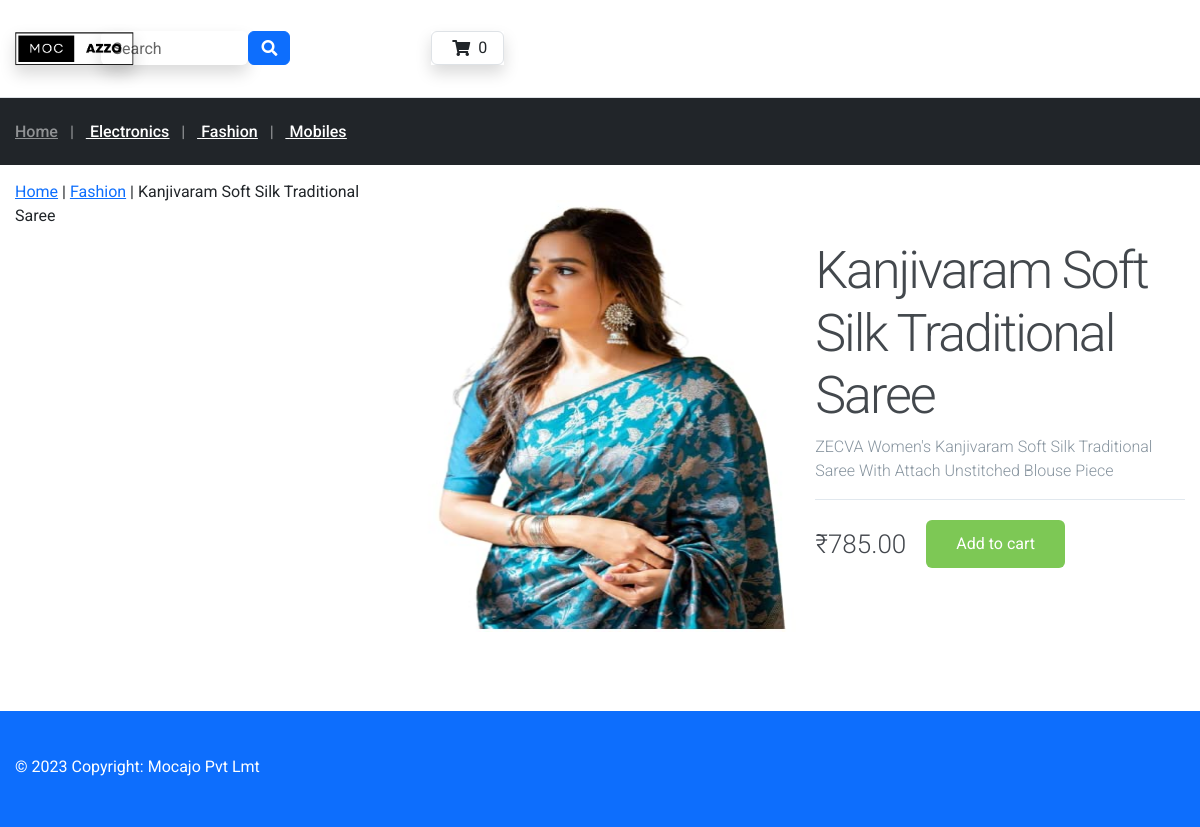
The app's page /index/fashion/kanjivaram-soft-silk-traditional-saree/ with its own data.
### moc_app/models.py (models this page shows, shortened)
class Category(models.Model):
    name = models.CharField(max_length=250,unique=True)
    slug = models.SlugField(max_length=250,unique=True)
    desc = models.TextField(blank=True)
    img = models.ImageField(upload_to='category')
    class Meta:
        ordering = ('name',)
        verbose_name = 'category'
        verbose_name_plural = 'categories'
    def get_url(self):
        return reverse('moc_app:product_of_cat',args=[self.slug])
    def __str__(self):
        return self.name

class Product(models.Model):
    name = models.CharField(max_length=250, unique=True)
    slug = models.SlugField(max_length=250, unique=True)
    desc = models.TextField(blank=True)
    category = models.ForeignKey(Category,on_delete=models.CASCADE)
    img = models.ImageField(upload_to='product')
    price = models.DecimalField(max_digits=10,decimal_places=2)
    stock = models.IntegerField()
    available = models.BooleanField(default=True)
    created = models.DateTimeField(auto_now_add=True)
    updated = models.DateTimeField(auto_now=True)
    class Meta:
        ordering = ('name',)
        verbose_name = 'product'
        verbose_name_plural = 'products'

### moc_app/views.py (the view)
# urls.py: path('/<slug:c_slug>/<slug:p_slug>/',views.product,name='product'),
def product(request,c_slug,p_slug):
    try:
        product = Product.objects.get(category__slug=c_slug, slug=p_slug)
    except Exception as e:
        raise e
    return render(request,'product.html',{'product':product})

### cart_app/context_processors.py (called while the page is built)
def counter(request):
    item_count = 0
    if 'admin' in request.path:
        return {}
    else:
        try:
            cart = Cart.objects.filter(cartId = _cart_id(request))
            cart_items = CartItem.objects.all().filter(cart=cart[:1])
            for cart_item in cart_items:
                item_count += cart_item.quantity
        except Cart.DoesNotExist:
            item_count = 0
        return dict(item_count = item_count)

### cart_app/views.py (called while the page is built)
def _cart_id(request):
    cart = request.session.session_key
    if not cart:
        cart = request.session.create()
    return cart

### moc_app/context_processors.py (called while the page is built)
def menu_links(request):
    links = Category.objects.all()
    return dict(links=links)

### templates/product.html (shortened to what this page needs)
{% extends 'base.html' %}
{% load static %}
{% block link %}<link href="{% static '/css/prstyle.css' %}" rel="stylesheet">{% endblock %}
{% block content %}
  <body>
    <main class="container">
<div class="row my_pr_row">
    <div class="">
        <p><a href="{% url 'moc_app:index' %}">Home</a> | <a href="{{product.category.get_url}}">{{product.category}}</a> | {{product.name}} </p>
    </div>
</div>
        <img  class="img-fluid pb-5  " src="{{product.img.url}}" alt="" style="height:500px; width:500px; padding-top:20px;">
      <div class="right-column ">
        <div class="product-description">
          <h1>{{product.name}}</h1>
          <p>{{product.desc}}</p>
        </div>
        <div class="product-price">
          <span>₹{{product.price}}</span>
          <a href="{% url 'cart_app:addcart' product.id %}" class="cart-btn">Add to cart</a>
        </div>
      </div>
    </main>
{% endblock %}

### templates/nav.html
{% load static %}
<div class="bg-dark">
    <div class="container py-4">
      <nav class="d-flex">
        <h6 class="mb-0">
          {% if category is None %}
          <a href="{% url 'moc_app:index' %}" class="text-white-50">Home</a>
          {% else %}
          <a href="{% url 'moc_app:index' %}" class="text-white-50">Home</a>
          <span class="text-white-50 mx-2"> > </span>
          <a href="" class="text-white"><u>{{category.name}}</u></a> &nbsp;&nbsp;
          {% endif %}
          {% for i in links %}
          <span class="text-white-50 mx-2"> |</span>
          <a href="{{i.get_url}}" class="text-white"><u>&nbsp;{{i.name}}</u></a>
          {% endfor %}
        </h6>
      </nav>
    </div>
  </div>

### static/css/style.css (style rules this page uses)
body { font-family: 'Mooli', sans-serif; }

### static/css/prstyle.css (style rules this page uses)
html, body { height: 100%; width: 100%; margin: 0; font-family: 'Roboto', sans-serif; }
.container { max-width: 1200px; margin: 0 auto; padding: 15px; display: flex; }
.right-column { width: 35%; margin-top: 60px; }
.product-description { border-bottom: 1px solid #E1E8EE; margin-bottom: 20px; }
.product-description h1 { font-weight: 300; font-size: 52px; color: #43484D; letter-spacing: -2px; }
.product-description p { font-size: 16px; font-weight: 300; color: #86939E; line-height: 24px; }
.product-price { display: flex; align-items: center; }
.product-price span { font-size: 26px; font-weight: 300; color: #43474D; margin-right: 20px; }
.cart-btn { display: inline-block; background-color: #7DC855; border-radius: 6px; font-size: 16px; color: #FFFFFF; text-decoration: none; padding: 12px 30px; transition: all .5s; }

### records on screen
Category: name "Electronics"
Category: name "Fashion"
Category: name "Mobiles"
Product: category "Fashion", name "Kanjivaram Soft Silk Traditional Saree", img (picture), desc "ZECVA Women's Kanjivaram Soft Silk Traditional Saree With Attach Unstitched Blouse Piece", price "785.00"

### other values on screen
{{ item_count }} "0"
